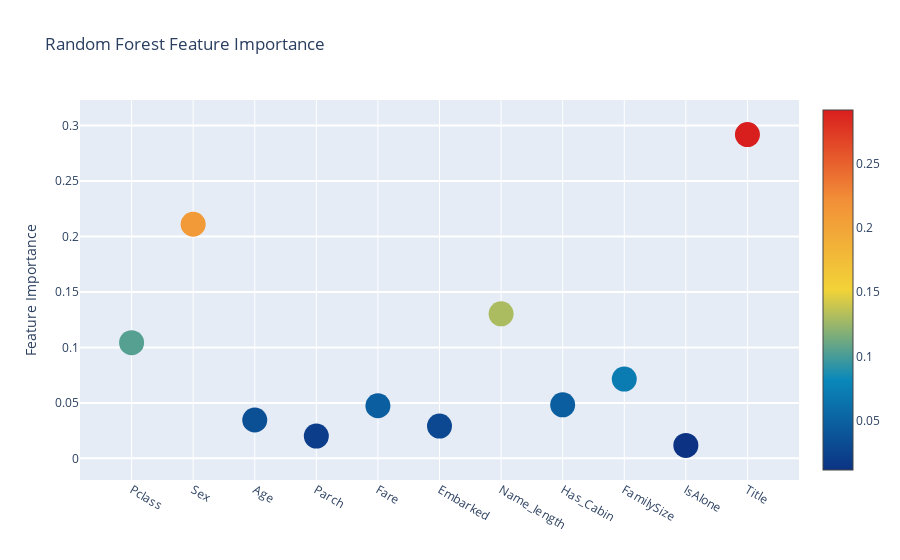
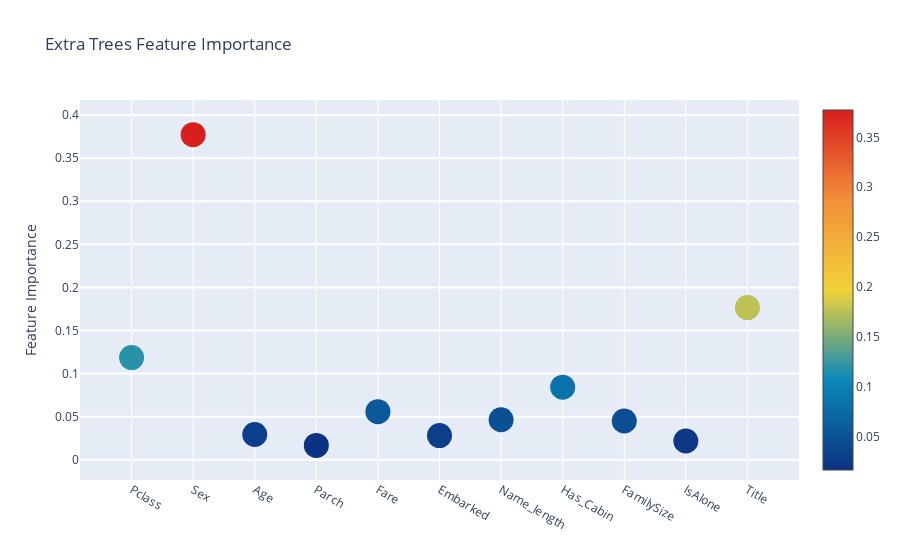
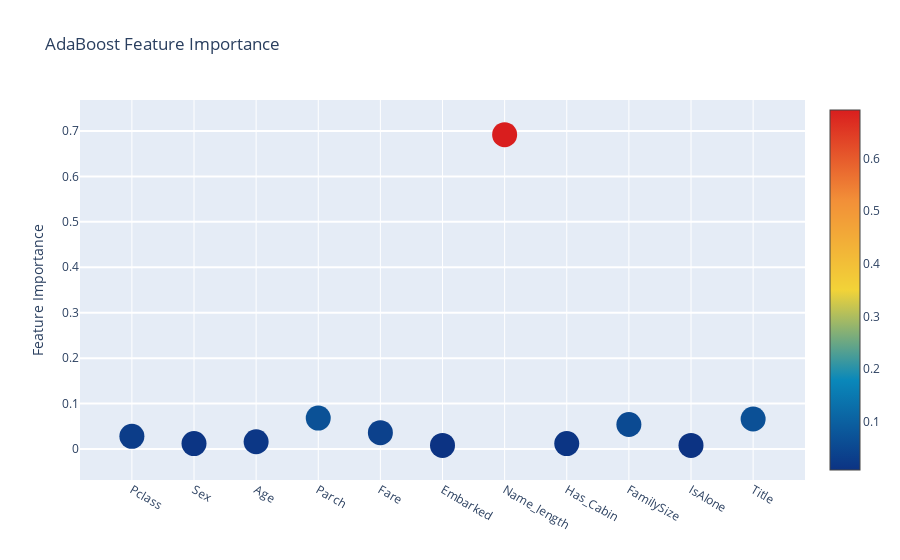
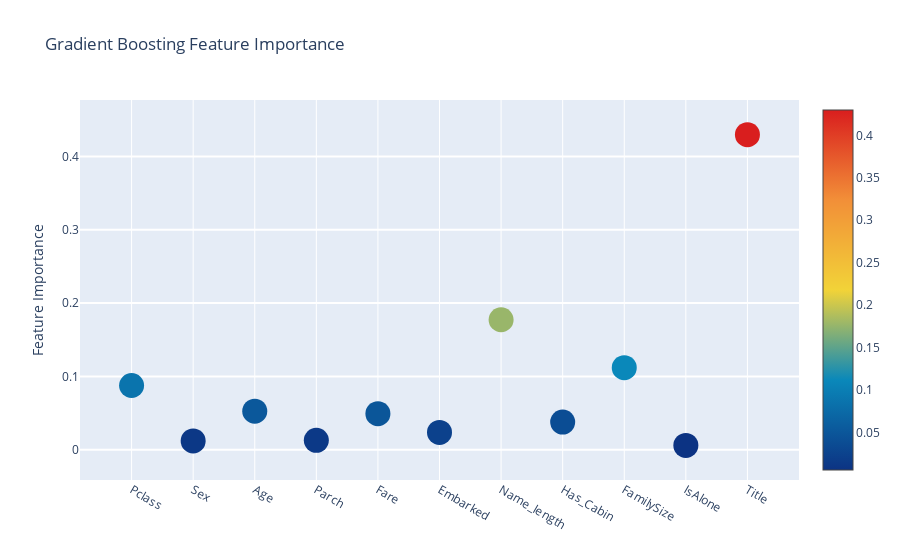

Notebook cell for these charts, in order:
### Code cell
# Scatter plot 
trace = go.Scatter(
    y = feature_dataframe['Random Forest feature importances'].values,
    x = feature_dataframe['features'].values,
    mode='markers',
    marker=dict(
        sizemode = 'diameter',
        sizeref = 1,
        size = 25,
#       size= feature_dataframe['AdaBoost feature importances'].values,
        #color = np.random.randn(500), #set color equal to a variable
        color = feature_dataframe['Random Forest feature importances'].values,
        colorscale='Portland',
        showscale=True
    ),
    text = feature_dataframe['features'].values
)
data = [trace]

layout= go.Layout(
    autosize= True,
    title= 'Random Forest Feature Importance',
    hovermode= 'closest',
#     xaxis= dict(
#         title= 'Pop',
#         ticklen= 5,
#         zeroline= False,
#         gridwidth= 2,
#     ),
    yaxis=dict(
        title= 'Feature Importance',
        ticklen= 5,
        gridwidth= 2
    ),
    showlegend= False
)
fig = go.Figure(data=data, layout=layout)
py.iplot(fig,filename='scatter2010')

# Scatter plot 
trace = go.Scatter(
    y = feature_dataframe['Extra Trees  feature importances'].values,
    x = feature_dataframe['features'].values,
    mode='markers',
    marker=dict(
        sizemode = 'diameter',
        sizeref = 1,
        size = 25,
#       size= feature_dataframe['AdaBoost feature importances'].values,
        #color = np.random.randn(500), #set color equal to a variable
        color = feature_dataframe['Extra Trees  feature importances'].values,
        colorscale='Portland',
        showscale=True
    ),
    text = feature_dataframe['features'].values
)
data = [trace]

layout= go.Layout(
    autosize= True,
    title= 'Extra Trees Feature Importance',
    hovermode= 'closest',
#     xaxis= dict(
#         title= 'Pop',
#         ticklen= 5,
#         zeroline= False,
#         gridwidth= 2,
#     ),
    yaxis=dict(
        title= 'Feature Importance',
        ticklen= 5,
        gridwidth= 2
    ),
    showlegend= False
)
fig = go.Figure(data=data, layout=layout)
py.iplot(fig,filename='scatter2010')

# Scatter plot 
trace = go.Scatter(
    y = feature_dataframe['AdaBoost feature importances'].values,
    x = feature_dataframe['features'].values,
    mode='markers',
    marker=dict(
        sizemode = 'diameter',
        sizeref = 1,
        size = 25,
#       size= feature_dataframe['AdaBoost feature importances'].values,
        #color = np.random.randn(500), #set color equal to a variable
        color = feature_dataframe['AdaBoost feature importances'].values,
        colorscale='Portland',
        showscale=True
    ),
    text = feature_dataframe['features'].values
)
data = [trace]

layout= go.Layout(
    autosize= True,
    title= 'AdaBoost Feature Importance',
    hovermode= 'closest',
#     xaxis= dict(
#         title= 'Pop',
#         ticklen= 5,
#         zeroline= False,
#         gridwidth= 2,
#     ),
    yaxis=dict(
        title= 'Feature Importance',
        ticklen= 5,
        gridwidth= 2
    ),
    showlegend= False
)
fig = go.Figure(data=data, layout=layout)
py.iplot(fig,filename='scatter2010')

# Scatter plot 
trace = go.Scatter(
    y = feature_dataframe['Gradient Boost feature importances'].values,
    x = feature_dataframe['features'].values,
    mode='markers',
    marker=dict(
        sizemode = 'diameter',
        sizeref = 1,
        size = 25,
#       size= feature_dataframe['AdaBoost feature importances'].values,
        #color = np.random.randn(500), #set color equal to a variable
        color = feature_dataframe['Gradient Boost feature importances'].values,
        colorscale='Portland',
        showscale=True
    ),
    text = feature_dataframe['features'].values
)
data = [trace]

layout= go.Layout(
    autosize= True,
    title= 'Gradient Boosting Feature Importance',
    hovermode= 'closest',
#     xaxis= dict(
#         title= 'Pop',
#         ticklen= 5,
#         zeroline= False,
#         gridwidth= 2,
#     ),
    yaxis=dict(
        title= 'Feature Importance',
        ticklen= 5,
        gridwidth= 2
    ),
    showlegend= False
)
fig = go.Figure(data=data, layout=layout)
py.iplot(fig,filename='scatter2010')

### Figure 1 — Plotly figure (JSON) as saved in the notebook; plotly's stock layout.template omitted (floating-point values rounded to 4 significant figures)
{"data": [{"marker": {"color": [0.1043, 0.211, 0.03457, 0.02008, 0.04742, 0.02912, 0.1303, 0.04826, 0.07147, 0.01171, 0.2918], "colorscale": [[0, "rgb(12,51,131)"], [0.25, "rgb(10,136,186)"], [0.5, "rgb(242,211,56)"], [0.75, "rgb(242,143,56)"], [1, "rgb(217,30,30)"]], "showscale": true, "size": 25, "sizemode": "diameter", "sizeref": 1}, "mode": "markers", "text": ["Pclass", "Sex", "Age", "Parch", "Fare", "Embarked", "Name_length", "Has_Cabin", "FamilySize", "IsAlone", "Title"], "type": "scatter", "x": ["Pclass", "Sex", "Age", "Parch", "Fare", "Embarked", "Name_length", "Has_Cabin", "FamilySize", "IsAlone", "Title"], "y": [0.1043, 0.211, 0.03457, 0.02008, 0.04742, 0.02912, 0.1303, 0.04826, 0.07147, 0.01171, 0.2918]}], "layout": {"autosize": true, "hovermode": "closest", "showlegend": false, "title": {"text": "Random Forest Feature Importance"}, "yaxis": {"gridwidth": 2, "ticklen": 5, "title": {"text": "Feature Importance"}}}}

### Figure 2 — Plotly figure (JSON) as saved in the notebook; plotly's stock layout.template omitted (floating-point values rounded to 4 significant figures)
{"data": [{"marker": {"color": [0.1186, 0.3774, 0.02935, 0.0167, 0.05583, 0.02803, 0.04644, 0.08428, 0.04495, 0.02176, 0.1766], "colorscale": [[0, "rgb(12,51,131)"], [0.25, "rgb(10,136,186)"], [0.5, "rgb(242,211,56)"], [0.75, "rgb(242,143,56)"], [1, "rgb(217,30,30)"]], "showscale": true, "size": 25, "sizemode": "diameter", "sizeref": 1}, "mode": "markers", "text": ["Pclass", "Sex", "Age", "Parch", "Fare", "Embarked", "Name_length", "Has_Cabin", "FamilySize", "IsAlone", "Title"], "type": "scatter", "x": ["Pclass", "Sex", "Age", "Parch", "Fare", "Embarked", "Name_length", "Has_Cabin", "FamilySize", "IsAlone", "Title"], "y": [0.1186, 0.3774, 0.02935, 0.0167, 0.05583, 0.02803, 0.04644, 0.08428, 0.04495, 0.02176, 0.1766]}], "layout": {"autosize": true, "hovermode": "closest", "showlegend": false, "title": {"text": "Extra Trees Feature Importance"}, "yaxis": {"gridwidth": 2, "ticklen": 5, "title": {"text": "Feature Importance"}}}}

### Figure 3 — Plotly figure (JSON) as saved in the notebook; plotly's stock layout.template omitted (floating-point values rounded to 4 significant figures)
{"data": [{"marker": {"color": [0.028, 0.012, 0.016, 0.068, 0.036, 0.008, 0.692, 0.012, 0.054, 0.008, 0.066], "colorscale": [[0, "rgb(12,51,131)"], [0.25, "rgb(10,136,186)"], [0.5, "rgb(242,211,56)"], [0.75, "rgb(242,143,56)"], [1, "rgb(217,30,30)"]], "showscale": true, "size": 25, "sizemode": "diameter", "sizeref": 1}, "mode": "markers", "text": ["Pclass", "Sex", "Age", "Parch", "Fare", "Embarked", "Name_length", "Has_Cabin", "FamilySize", "IsAlone", "Title"], "type": "scatter", "x": ["Pclass", "Sex", "Age", "Parch", "Fare", "Embarked", "Name_length", "Has_Cabin", "FamilySize", "IsAlone", "Title"], "y": [0.028, 0.012, 0.016, 0.068, 0.036, 0.008, 0.692, 0.012, 0.054, 0.008, 0.066]}], "layout": {"autosize": true, "hovermode": "closest", "showlegend": false, "title": {"text": "AdaBoost Feature Importance"}, "yaxis": {"gridwidth": 2, "ticklen": 5, "title": {"text": "Feature Importance"}}}}

### Figure 4 — Plotly figure (JSON) as saved in the notebook; plotly's stock layout.template omitted (floating-point values rounded to 4 significant figures)
{"data": [{"marker": {"color": [0.08752, 0.01196, 0.05249, 0.01276, 0.0491, 0.02356, 0.1772, 0.03767, 0.1119, 0.00586, 0.4299], "colorscale": [[0, "rgb(12,51,131)"], [0.25, "rgb(10,136,186)"], [0.5, "rgb(242,211,56)"], [0.75, "rgb(242,143,56)"], [1, "rgb(217,30,30)"]], "showscale": true, "size": 25, "sizemode": "diameter", "sizeref": 1}, "mode": "markers", "text": ["Pclass", "Sex", "Age", "Parch", "Fare", "Embarked", "Name_length", "Has_Cabin", "FamilySize", "IsAlone", "Title"], "type": "scatter", "x": ["Pclass", "Sex", "Age", "Parch", "Fare", "Embarked", "Name_length", "Has_Cabin", "FamilySize", "IsAlone", "Title"], "y": [0.08752, 0.01196, 0.05249, 0.01276, 0.0491, 0.02356, 0.1772, 0.03767, 0.1119, 0.00586, 0.4299]}], "layout": {"autosize": true, "hovermode": "closest", "showlegend": false, "title": {"text": "Gradient Boosting Feature Importance"}, "yaxis": {"gridwidth": 2, "ticklen": 5, "title": {"text": "Feature Importance"}}}}
